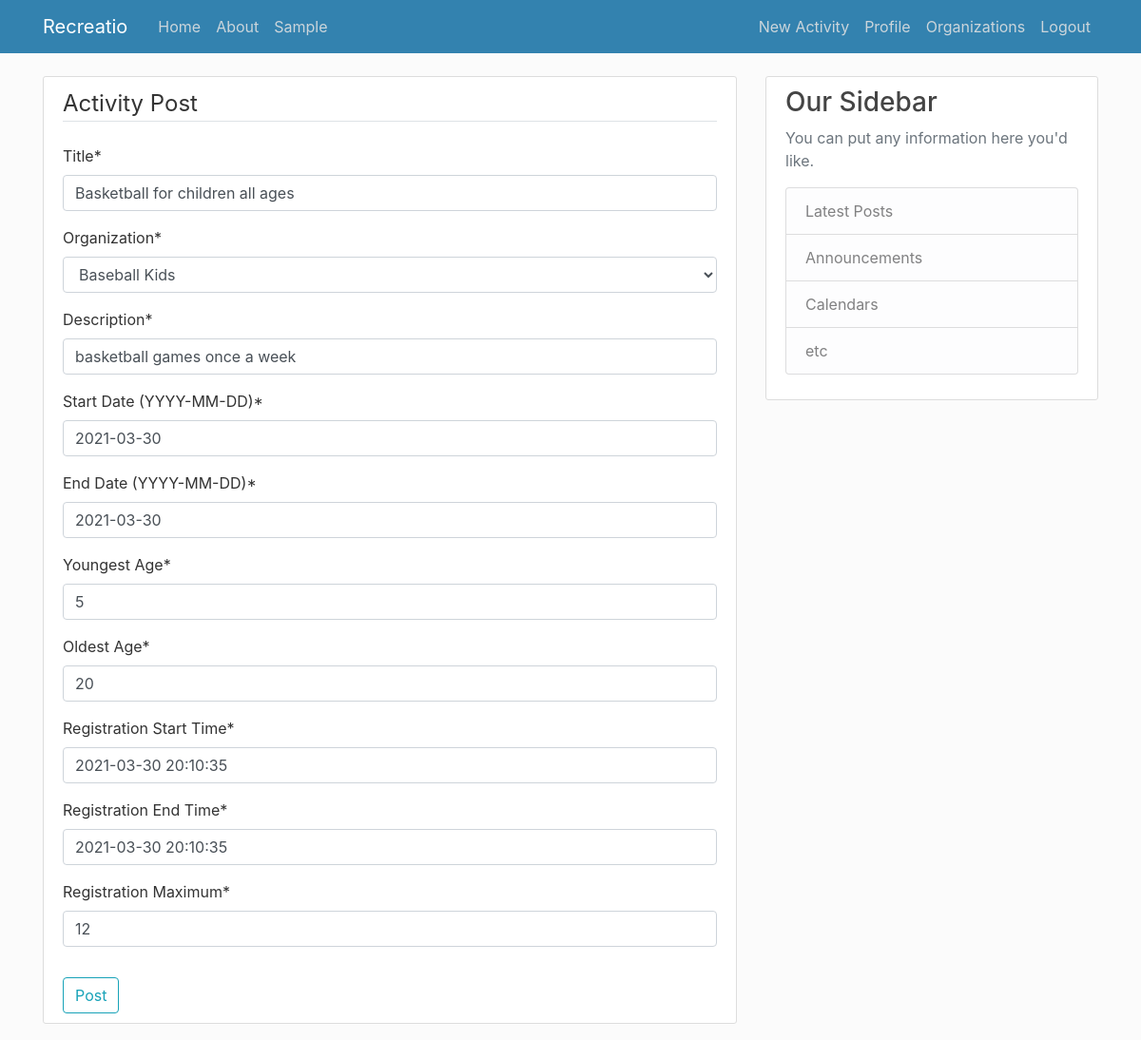
Page /activity/3/update/ (signed in) on the committed database.
### users/models.py (models this page shows, shortened)
class Activities(models.Model):
    start_date = models.DateField(verbose_name="Start Date (YYYY-MM-DD)")
    end_date = models.DateField(verbose_name="End Date (YYYY-MM-DD)")
    age_group_young = models.IntegerField(default = 0, verbose_name="Youngest Age") #flag year of birth
    age_group_old = models.IntegerField(default = 20, verbose_name="Oldest Age") #flag year of birth
    reg_start = models.DateTimeField(default = datetime.datetime.now(tz=timezone.utc), verbose_name="Registration Start Time")  #set up when registration is open
    reg_end = models.DateTimeField(default = datetime.datetime.now(tz=timezone.utc), verbose_name="Registration End Time")    #set up when registration is closed
    max_size = models.IntegerField(default = 0, verbose_name="Registration Maximum")    #set up the size of a class
    description = models.CharField(max_length=300)
    organization = models.ForeignKey(Organization, on_delete=models.CASCADE)
    title = models.CharField(max_length = 100)
    date_posted = models.DateTimeField(default=timezone.now)
    author = models.ForeignKey(User, on_delete=models.CASCADE)

### users/views.py (the view, shortened to what this page needs)
# urls.py: path('activity/<int:pk>/update/', ActivityUpdateView.as_view(), name='activity-update'),
class ActivityUpdateView(LoginRequiredMixin, UserPassesTestMixin, UpdateView):
    model = Activities
    fields = ['title', 'organization', 'description', 'start_date', 'end_date', 'age_group_young', 'age_group_old', 'reg_start', 'reg_end', 'max_size']
    def test_func(self):
        activity = self.get_object()
        return self.request.user == activity.author

### users/models.py (called while the page is built)
    def __str__(self):
        return self.name

### users/templates/users/activities_form.html (shortened to what this page needs)
{% extends "web/base.html" %}
{% load crispy_forms_tags %}
{% block content %}
    <div class = "content-section">
        <form method="POST">
            <fieldset class = "form-group">
                <legend class= "border-bottom mb-4">Activity Post</legend>
                {{ form|crispy }}
            </fieldset>
            <div class ="form=group">
                <button class="btn btn-outline-info" type = "submit">Post</button>
            </div>
        </form>
    </div>
{% endblock content %}

### web/static/web/main.css (style rules this page uses)
body { background: #fafafac0; color: #333333; margin-top: 5rem; }
.content-section { background: #ffffff; padding: 10px 20px; border: 1px solid #dddddd; border-radius: 3px; margin-bottom: 20px; }

### rows in the picture
Activities: title "Basketball for children all ages", organization "Baseball Kids", description "basketball games once a week", start_date "2021-03-30", end_date "2021-03-30", age_group_young "5", age_group_old "20", reg_start "2021-03-30 20:10:35", reg_end "2021-03-30 20:10:35", max_size "12"
